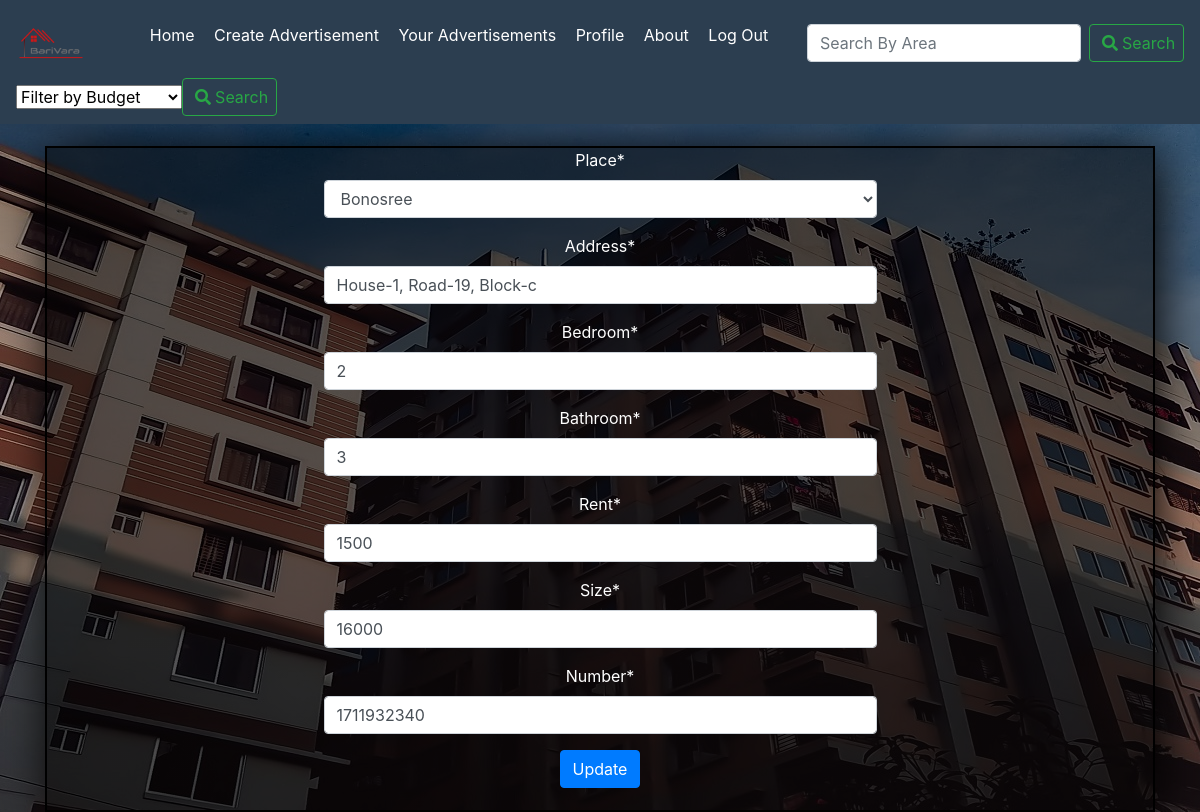
The page /BariVara/advertisement_edit/3/ (signed in) on the database as committed earlier.
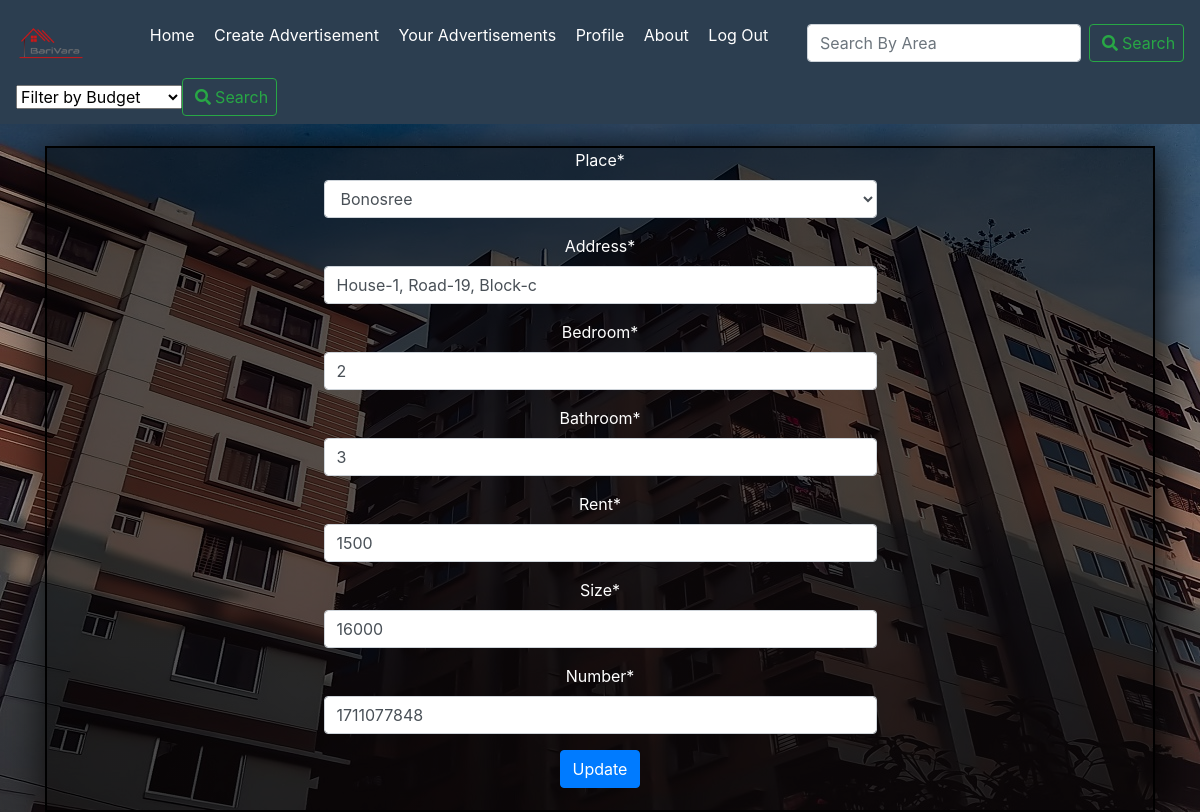
The same page on the database as committed later.
### BariVara/models.py (models this page shows, shortened)
class advertisements(models.Model):
    PLACE=[
        ('mothijheel', 'Mothijheel'),
        ('bonosree', 'Bonosree'),
        ('mirpur', 'Mirpur'),
        ('khilgao', 'Khilgao'),
        ('gulshan', 'Gulshan'),
        ('badda', 'Badda'),
        ('uttora', 'Uttora'),
        ('banani', 'Banani'),
    ]
    place=models.CharField(max_length=30,choices=PLACE)
    address=models.CharField(max_length=50)
    bedroom=models.PositiveSmallIntegerField()
    bathroom=models.PositiveSmallIntegerField()
    rent=models.PositiveIntegerField()
    size=models.PositiveIntegerField()
    date_posted=models.DateTimeField(default=timezone.now)
    owner= models.ForeignKey(User,on_delete=models.CASCADE)
    number=models.PositiveIntegerField(null=True)

### BariVara/views.py (the view)
# urls.py: path('advertisement_edit/<int:id>/', views.advertisement_edit, name='advertisement_edit'),
def advertisement_edit(request, id):
    advertisement = get_object_or_404(advertisements, id=id)
    if advertisement.owner != request.user:
        raise Http404()
    if request.method == "POST":
        form = advertisementEditForm(request.POST or None, instance=advertisement)
        if form.is_valid():
            form.save()
            return HttpResponseRedirect(advertisement.get_absolute_url())
    else:
        form = advertisementEditForm(instance=advertisement)
        context = {
            'form': form,
            'advertisement': advertisement,
        }
    return render(request, 'Barivara/advertisement_edit.html', context)

### BariVara/forms.py
class advertisementEditForm(forms.ModelForm):
    class Meta:
        model= models.advertisements
        fields=['place','address','bedroom','bathroom','rent','size','number',]

### BariVara/templates/BariVara/advertisement_edit.html (shortened to what this page needs)
{% extends "BariVara/Base.html" %}
{% load crispy_forms_tags %}
{% block content %}
<div class="container">
<form action ="" method="POST" enctype="multipart/form-data">
    {{ form|crispy }}
    <button class="btn btn btn-primary" type="submit"> Update </button>
</form>
</div>
{% endblock content %}

Rows that differ between the two databases and show on the page:
changed advertisements "Bonosree": number "1711932340" → "1711077848"
